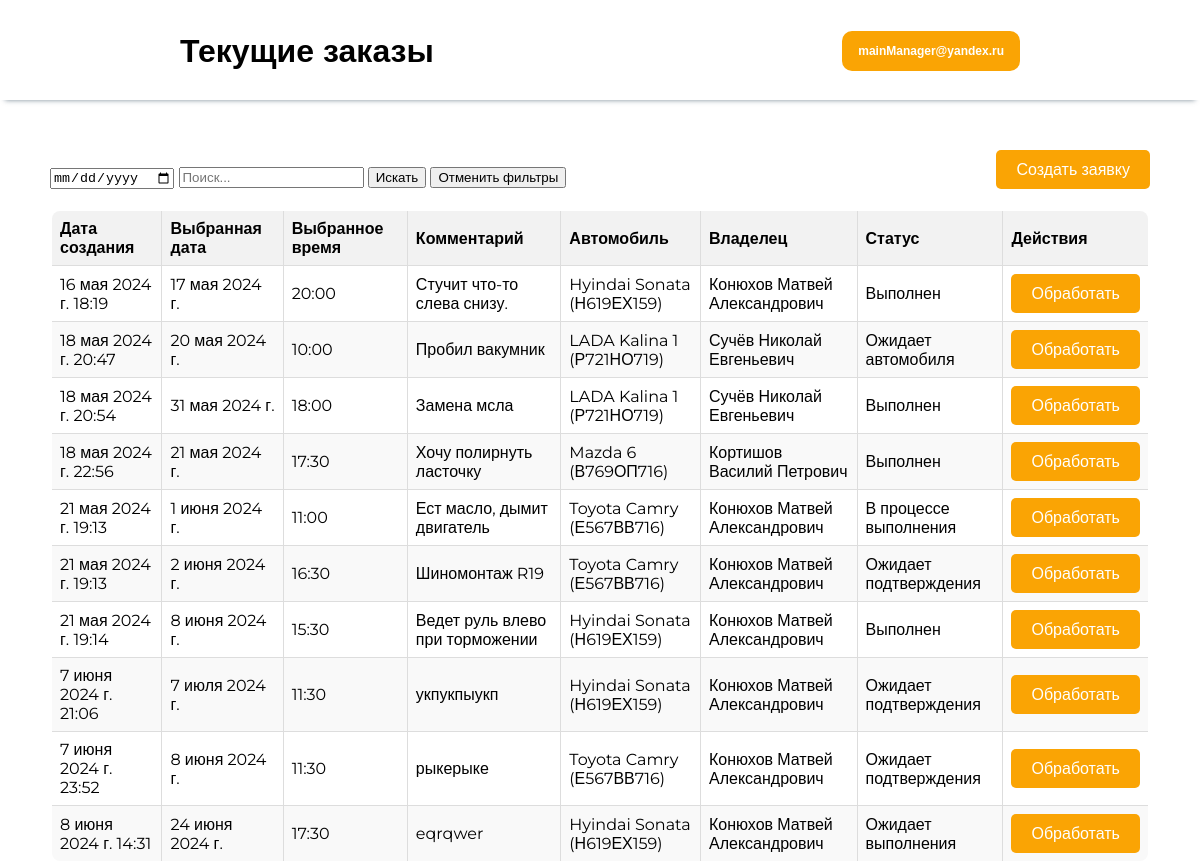
The app's page /profile/orders/ (signed in) with its own data.
### src/users_app/models.py (models this page shows)
class CustomUser(AbstractUser):
    username = models.EmailField("Электронная почта", max_length=100, unique=True)
    bio = models.CharField("ФИО", max_length=100)
    phone_number = models.CharField("Номер телефона", max_length=18, unique=True)
    is_client = models.BooleanField(default=False)
    is_manager = models.BooleanField(default=False)
    REQUIRED_FIELDS = ["bio", "phone_number"]
    def __str__(self):
        return self.bio
    class Meta:
        verbose_name = 'Администратор'
        verbose_name_plural = 'Администраторы'

### src/orders_app/models.py (models this page shows, shortened)
class Order(models.Model):
    created_at = models.DateTimeField("Дата создания заявки", auto_now_add=True)
    chosen_date = models.DateField("Дата выбранная пользователем")
    chosen_time = models.TimeField("Время выбранное пользователем", null=True)
    desired_service = models.CharField(max_length=150, verbose_name='Желаемая услуга', blank=True, null=True)
    comment = models.TextField("Комментарий клиента", blank=True, null=True)
    car = models.ForeignKey(Car, on_delete=models.CASCADE, verbose_name='Автомобиль')
    status_choices = [
        ('AWAITING_CONFIRMATION', 'Ожидает подтверждения'),
        ('PENDING', 'Ожидает выполнения'),
        ('WAITING_CAR', 'Ожидает автомобиля'),
        ('IN_PROGRESS', 'В процессе выполнения'),
        ('COMPLETED', 'Выполнен'),
    ]
    status = models.CharField(max_length=100, choices=status_choices, default='AWAITING_CONFIRMATION',
                              verbose_name='Статус выполнения')
    manager = models.ForeignKey(Manager, on_delete=models.CASCADE, verbose_name="Идентификатор менеджера",
                                blank=True, null=True)
    final_cost = models.DecimalField(max_digits=10, decimal_places=2, verbose_name='Конечная стоимость', blank=True,
                                     null=True)
    end_date = models.DateField(verbose_name='Дата окончания выполнения', blank=True, null=True)
    end_time = models.TimeField(verbose_name='Время окончания выполнения', blank=True, null=True)
    class Meta:
        verbose_name = 'Заказ'
        verbose_name_plural = 'Заказы'

### src/car_app/models.py (models this page shows)
class Car(models.Model):
    client = models.ForeignKey(CustomUser, on_delete=models.CASCADE)
    sts = models.CharField("СТС", max_length=100)
    brand = models.CharField("Марка", max_length=100)
    model = models.CharField("Модель", max_length=100)
    body_type = models.CharField("Тип кузова", max_length=100)
    license_plate = models.CharField("Государственный номер", max_length=20)
    color = models.CharField("Цвет", max_length=50)
    vin_number = models.CharField("VIN номер", max_length=100)
    year_of_manufacture = models.PositiveSmallIntegerField("Год выпуска")
    def __str__(self):
        return f"{self.brand} {self.model} ({self.license_plate})"

### src/orders_app/views.py (the view, shortened to what this page needs)
# urls.py: path('orders/', views.manager_orders_view, name='manager_orders'),
@login_required
def manager_orders_view(request):
    search_query = request.GET.get('search_query')
    search_date = request.GET.get('search_date')
    orders = Order.objects.all()
    return render(request, 'orders/manager_orders.html', {'orders': orders})

### templates/orders/manager_orders.html (shortened to what this page needs)
{% extends 'base_templates/base_layout.html' %}
{% load static %}
{% block styles %}
    <link rel="stylesheet" type="text/css" href="{% static 'css/all_appeals.css' %}">
    <link href='https://unpkg.com/boxicons@2.1.4/css/boxicons.min.css' rel='stylesheet'>
{% endblock %}
{% block header %}
    {% include 'base_templates/base_staff_header.html' with header_title="Текущие заказы" %}
{% endblock %}
{% block content %}
    <div class="content">
        <div class="form-and-button">
            <form id="searchForm" method="GET" action=".">
                <input type="date" id="search_date" name="search_date" value="{{ request.GET.search_date }}">
                <input type="text" name="search_query" placeholder="Поиск..." value="{{ request.GET.search_query }}">
                <button type="button" onclick="submitForm()">Искать</button>
                <button type="button" onclick="clearFilters()">Отменить фильтры</button>
            </form>
            <a class="create-order-button" href="{% url 'create_order_by_manager' %}">Создать заявку</a>
        </div>
        <table id="ordersTable">
            <thead>
            <tr>
                <th class="sortable" onclick="sortTable(0)">Дата создания </th>
                <th class="sortable" onclick="sortTable(1)">Выбранная дата </th>
                <th class="sortable" onclick="sortTable(2)">Выбранное время </th>
                <th>Комментарий</th>
                <th>Автомобиль</th>
                <th>Владелец</th>
                <th class="sortable" onclick="sortTable(6)">Статус </th>
                <th>Действия</th>
            </tr>
            </thead>
            <tbody>
            {% for order in orders %}
                <tr>
                    <td>{{ order.created_at }}</td>
                    <td>{{ order.chosen_date }}</td>
                    <td>{{ order.chosen_time }}</td>
                    <td>{{ order.comment }}</td>
                    <td>{{ order.car }}</td>
                    <td>{{ order.car.client }}</td>
                    <td>{{ order.get_status_display }}</td>
                    <td><a class="action-button" href="{% url 'order_details' order.id %}">Обработать</a></td>
                </tr>
            {% endfor %}
            </tbody>
        </table>
    </div>
{% endblock %}

### templates/base_templates/base_staff_header.html (shortened to what this page needs)
<div class="header-content">
    <h1>{{ header_title }}</h1>
    <div class="header-buttons">
        <div class="dropdown">
            <button class="dropbtn">
                {% if user.is_authenticated %}{{ user.username }}{% else %}Личный кабинет{% endif %}
            </button>
        </div>
    </div>
</div>

### src/orders_app/static/css/all_appeals.css (style rules this page uses)
body { margin: 0; font-family: "Montserrat", sans-serif; }
.content { margin-top: 150px; padding: 0 50px; }
table { width: 100%; border-collapse: collapse; margin-top: 20px; border-radius: 10px; border: 2px solid transparent; overflow: hidden; }
th, td { border: 1px solid #ddd; padding: 8px; text-align: left; }
th { background-color: #f2f2f2; }
tr:nth-child(even) { background-color: #f9f9f9; }
.action-button { display: inline-block; text-decoration: none; background-color: #faa404; color: #fff; padding: 10px 20px; border-radius: 5px; transition: background-color 0.3s ease; }
.create-order-button { display: inline-block; text-decoration: none; background-color: #faa404; color: #fff; padding: 10px 20px; border-radius: 5px; transition: background-color 0.3s ease; }
.form-and-button { display: flex; justify-content: space-between; align-items: flex-end; }
th.sortable { cursor: pointer; transition: background-color 0.3s ease; }

### templates/base_templates/base_staff_header.html (style rules this page uses)
.header-content { display: flex; justify-content: space-between; }
.header-content h1 { margin-left: 15%; }
.header-buttons { display: flex; align-items: center; justify-content: center; margin-right: 15%; }
.header-buttons button { font-weight: bold; background-color: #faa404; border-radius: 10px; border: none; color: white; display: flex; justify-content: center; align-items: center; height: 40px; margin-left: 30px }
.dropdown { position: relative; display: inline-block; }
.dropbtn { background-color: transparent; color: #faa404; padding: 16px; font-size: 12px; border: none; cursor: pointer; border-radius: 10px; transition: all ease 0.3s; }

### records on screen
CustomUser: username "mainManager@yandex.ru"
Order: created_at "16 мая 2024 г. 18:19", chosen_date "17 мая 2024 г.", chosen_time "20:00", comment "Стучит что-то слева снизу.", car "Hyindai Sonata (Н619ЕХ159)", car.client "Конюхов Матвей Александрович", status "Выполнен"
Order: created_at "18 мая 2024 г. 20:47", chosen_date "20 мая 2024 г.", chosen_time "10:00", comment "Пробил вакумник", car "LADA Kalina 1 (Р721НО719)", car.client "Сучёв Николай Евгеньевич", status "Ожидает автомобиля"
Order: created_at "18 мая 2024 г. 20:54", chosen_date "31 мая 2024 г.", chosen_time "18:00", comment "Замена мсла", car "LADA Kalina 1 (Р721НО719)", car.client "Сучёв Николай Евгеньевич", status "Выполнен"
Order: created_at "18 мая 2024 г. 22:56", chosen_date "21 мая 2024 г.", chosen_time "17:30", comment "Хочу полирнуть ласточку", car "Mazda 6 (В769ОП716)", car.client "Кортишов Василий Петрович", status "Выполнен"
Order: created_at "21 мая 2024 г. 19:13", chosen_date "1 июня 2024 г.", chosen_time "11:00", comment "Ест масло, дымит двигатель", car "Toyota Camry (Е567ВВ716)", car.client "Конюхов Матвей Александрович", status "В процессе выполнения"
Order: created_at "21 мая 2024 г. 19:13", chosen_date "2 июня 2024 г.", chosen_time "16:30", comment "Шиномонтаж R19", car "Toyota Camry (Е567ВВ716)", car.client "Конюхов Матвей Александрович", status "Ожидает подтверждения"
Order: created_at "21 мая 2024 г. 19:14", chosen_date "8 июня 2024 г.", chosen_time "15:30", comment "Ведет руль влево при торможении", car "Hyindai Sonata (Н619ЕХ159)", car.client "Конюхов Матвей Александрович", status "Выполнен"
Order: created_at "7 июня 2024 г. 21:06", chosen_date "7 июля 2024 г.", chosen_time "11:30", comment "укпукпыукп", car "Hyindai Sonata (Н619ЕХ159)", car.client "Конюхов Матвей Александрович", status "Ожидает подтверждения"
Order: created_at "7 июня 2024 г. 23:52", chosen_date "8 июня 2024 г.", chosen_time "11:30", comment "рыкерыке", car "Toyota Camry (Е567ВВ716)", car.client "Конюхов Матвей Александрович", status "Ожидает подтверждения"
Order: created_at "8 июня 2024 г. 14:31", chosen_date "24 июня 2024 г.", chosen_time "17:30", comment "eqrqwer", car "Hyindai Sonata (Н619ЕХ159)", car.client "Конюхов Матвей Александрович", status "Ожидает выполнения"

### other values on screen
{{ header_title }} "Текущие заказы"
